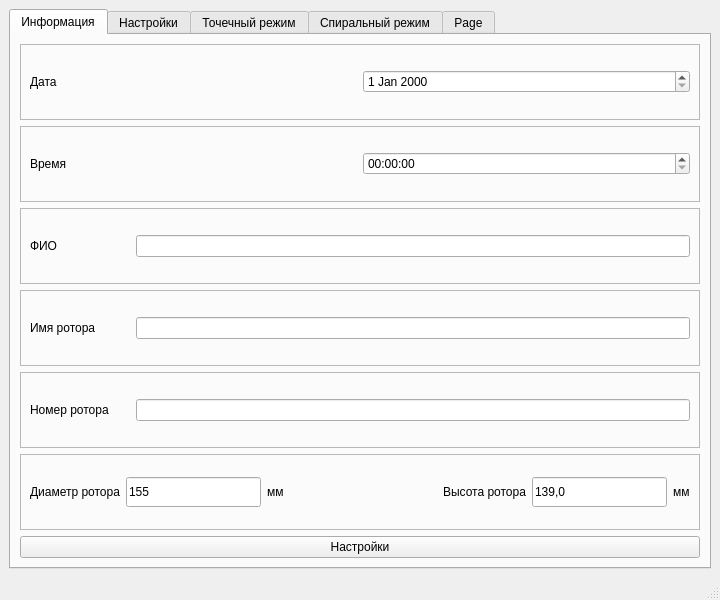
<?xml version="1.0" encoding="UTF-8"?>
<ui version="4.0">
 <class>MainWindow</class>
 <widget class="QMainWindow" name="MainWindow">
  <property name="geometry">
   <rect>
    <x>0</x>
    <y>0</y>
    <width>720</width>
    <height>600</height>
   </rect>
  </property>
  <property name="minimumSize">
   <size>
    <width>630</width>
    <height>600</height>
   </size>
  </property>
  <property name="windowTitle">
   <string>Измерения ротора</string>
  </property>
  <property name="windowIcon">
   <iconset>
    <normaloff>logo.png</normaloff>logo.png</iconset>
  </property>
  <widget class="QWidget" name="centralwidget">
   <property name="minimumSize">
    <size>
     <width>0</width>
     <height>0</height>
    </size>
   </property>
   <layout class="QHBoxLayout" name="horizontalLayout">
    <item>
     <widget class="QTabWidget" name="tabWidget">
      <property name="sizePolicy">
       <sizepolicy hsizetype="Expanding" vsizetype="Expanding">
        <horstretch>0</horstretch>
        <verstretch>5</verstretch>
       </sizepolicy>
      </property>
      <property name="currentIndex">
       <number>0</number>
      </property>
      <widget class="QWidget" name="tab1_info">
       <attribute name="title">
        <string>Информация</string>
       </attribute>
       <layout class="QVBoxLayout" name="verticalLayout">
        <item>
         <widget class="QFrame" name="tab1_frame1">
          <property name="frameShape">
           <enum>QFrame::StyledPanel</enum>
          </property>
          <property name="frameShadow">
           <enum>QFrame::Raised</enum>
          </property>
          <layout class="QHBoxLayout" name="horizontalLayout_2">
           <item>
            <widget class="QLabel" name="tab1_lbl_Date">
             <property name="text">
              <string>Дата</string>
             </property>
            </widget>
           </item>
           <item>
            <widget class="QDateEdit" name="tab1_dateEdit"/>
           </item>
          </layout>
         </widget>
        </item>
        <item>
         <widget class="QFrame" name="tab1_frame2">
          <property name="frameShape">
           <enum>QFrame::StyledPanel</enum>
          </property>
          <property name="frameShadow">
           <enum>QFrame::Raised</enum>
          </property>
          <layout class="QHBoxLayout" name="horizontalLayout_3">
           <item>
            <widget class="QLabel" name="tab1_lbl_Time">
             <property name="text">
              <string>Время</string>
             </property>
            </widget>
           </item>
           <item>
            <widget class="QTimeEdit" name="tab1_timeEdit"/>
           </item>
          </layout>
         </widget>
        </item>
        <item>
         <widget class="QFrame" name="tab1_frame3">
          <property name="frameShape">
           <enum>QFrame::StyledPanel</enum>
          </property>
          <property name="frameShadow">
           <enum>QFrame::Raised</enum>
          </property>
          <layout class="QHBoxLayout" name="horizontalLayout_4">
           <item>
            <widget class="QLabel" name="tab1_lbl_FIO">
             <property name="minimumSize">
              <size>
               <width>100</width>
               <height>0</height>
              </size>
             </property>
             <property name="text">
              <string>ФИО</string>
             </property>
            </widget>
           </item>
           <item>
            <widget class="QLineEdit" name="tab1_lEd_FIO"/>
           </item>
          </layout>
         </widget>
        </item>
        <item>
         <widget class="QFrame" name="tab1_frame4">
          <property name="frameShape">
           <enum>QFrame::StyledPanel</enum>
          </property>
          <property name="frameShadow">
           <enum>QFrame::Raised</enum>
          </property>
          <layout class="QHBoxLayout" name="horizontalLayout_5">
           <item>
            <widget class="QLabel" name="tab1_lbl_RotorName">
             <property name="minimumSize">
              <size>
               <width>100</width>
               <height>0</height>
              </size>
             </property>
             <property name="text">
              <string>Имя ротора</string>
             </property>
            </widget>
           </item>
           <item>
            <widget class="QLineEdit" name="tab1_lEd_RotorName"/>
           </item>
          </layout>
         </widget>
        </item>
        <item>
         <widget class="QFrame" name="tab1_frame5">
          <property name="frameShape">
           <enum>QFrame::StyledPanel</enum>
          </property>
          <property name="frameShadow">
           <enum>QFrame::Raised</enum>
          </property>
          <layout class="QHBoxLayout" name="horizontalLayout_6">
           <item>
            <widget class="QLabel" name="tab1_lbl_RotorNum">
             <property name="minimumSize">
              <size>
               <width>100</width>
               <height>0</height>
              </size>
             </property>
             <property name="text">
              <string>Номер ротора</string>
             </property>
            </widget>
           </item>
           <item>
            <widget class="QLineEdit" name="tab1_lEd_RotorNum"/>
           </item>
          </layout>
         </widget>
        </item>
        <item>
         <widget class="QFrame" name="tab1_frame6">
          <property name="frameShape">
           <enum>QFrame::StyledPanel</enum>
          </property>
          <property name="frameShadow">
           <enum>QFrame::Raised</enum>
          </property>
          <layout class="QHBoxLayout" name="horizontalLayout_7">
           <item>
            <widget class="QLabel" name="tab1_fr6_lbl1_RotorDiam">
             <property name="minimumSize">
              <size>
               <width>0</width>
               <height>0</height>
              </size>
             </property>
             <property name="text">
              <string>Диаметр ротора</string>
             </property>
             <property name="alignment">
              <set>Qt::AlignRight|Qt::AlignTrailing|Qt::AlignVCenter</set>
             </property>
            </widget>
           </item>
           <item>
            <widget class="QLineEdit" name="lEd_RotorDiam">
             <property name="minimumSize">
              <size>
               <width>50</width>
               <height>30</height>
              </size>
             </property>
             <property name="text">
              <string>155</string>
             </property>
            </widget>
           </item>
           <item>
            <widget class="QLabel" name="tab1_fr6_lbl1_mm">
             <property name="text">
              <string>мм</string>
             </property>
            </widget>
           </item>
           <item>
            <spacer name="tab1_fr6_hSpacer1">
             <property name="orientation">
              <enum>Qt::Horizontal</enum>
             </property>
             <property name="sizeHint" stdset="0">
              <size>
               <width>40</width>
               <height>20</height>
              </size>
             </property>
            </spacer>
           </item>
           <item>
            <widget class="QLabel" name="tab1_fr6_lbl2_RotorLen">
             <property name="minimumSize">
              <size>
               <width>100</width>
               <height>0</height>
              </size>
             </property>
             <property name="text">
              <string>Высота ротора</string>
             </property>
             <property name="alignment">
              <set>Qt::AlignRight|Qt::AlignTrailing|Qt::AlignVCenter</set>
             </property>
            </widget>
           </item>
           <item>
            <widget class="QLineEdit" name="lEd_RotorLen">
             <property name="minimumSize">
              <size>
               <width>50</width>
               <height>30</height>
              </size>
             </property>
             <property name="text">
              <string>139,0</string>
             </property>
            </widget>
           </item>
           <item>
            <widget class="QLabel" name="tab1_fr6_lbl2_mm">
             <property name="text">
              <string>мм</string>
             </property>
            </widget>
           </item>
          </layout>
         </widget>
        </item>
        <item>
         <widget class="QPushButton" name="tab1_pBtn_Setup">
          <property name="text">
           <string>Настройки</string>
          </property>
         </widget>
        </item>
       </layout>
      </widget>
      <widget class="QWidget" name="tab2_setup">
       <attribute name="title">
        <string>Настройки</string>
       </attribute>
       <layout class="QVBoxLayout" name="verticalLayout_2">
        <item>
         <widget class="QFrame" name="tab2_frame2">
          <property name="frameShape">
           <enum>QFrame::StyledPanel</enum>
          </property>
          <property name="frameShadow">
           <enum>QFrame::Raised</enum>
          </property>
          <layout class="QHBoxLayout" name="horizontalLayout_10">
           <item>
            <widget class="QLabel" name="tab2_fr3_lbl1_LinearSpeed">
             <property name="minimumSize">
              <size>
               <width>70</width>
               <height>0</height>
              </size>
             </property>
             <property name="text">
              <string>Скорость
линейного
перемещения</string>
             </property>
             <property name="alignment">
              <set>Qt::AlignRight|Qt::AlignTrailing|Qt::AlignVCenter</set>
             </property>
            </widget>
           </item>
           <item>
            <widget class="QLineEdit" name="lEd_LinearSpeed">
             <property name="minimumSize">
              <size>
               <width>50</width>
               <height>30</height>
              </size>
             </property>
             <property name="text">
              <string>100</string>
             </property>
            </widget>
           </item>
           <item>
            <widget class="QLabel" name="tab2_fr3_lbl2">
             <property name="text">
              <string>об/мин</string>
             </property>
            </widget>
           </item>
           <item>
            <spacer name="tab2_fr3_hSpacer">
             <property name="orientation">
              <enum>Qt::Horizontal</enum>
             </property>
             <property name="sizeHint" stdset="0">
              <size>
               <width>40</width>
               <height>20</height>
              </size>
             </property>
            </spacer>
           </item>
           <item>
            <widget class="QLabel" name="tab2_fr3_lbl3_RotorSpeed">
             <property name="minimumSize">
              <size>
               <width>70</width>
               <height>0</height>
              </size>
             </property>
             <property name="text">
              <string>Скорость
 вращения</string>
             </property>
             <property name="alignment">
              <set>Qt::AlignRight|Qt::AlignTrailing|Qt::AlignVCenter</set>
             </property>
            </widget>
           </item>
           <item>
            <widget class="QLineEdit" name="lEd_RotorSpeed">
             <property name="minimumSize">
              <size>
               <width>50</width>
               <height>30</height>
              </size>
             </property>
             <property name="text">
              <string>1</string>
             </property>
            </widget>
           </item>
           <item>
            <widget class="QLabel" name="tab2_fr3_lbl4">
             <property name="text">
              <string>об/мин</string>
             </property>
            </widget>
           </item>
          </layout>
         </widget>
        </item>
        <item>
         <widget class="QFrame" name="tab2_frame3_Init">
          <property name="maximumSize">
           <size>
            <width>16777215</width>
            <height>120</height>
           </size>
          </property>
          <property name="frameShape">
           <enum>QFrame::StyledPanel</enum>
          </property>
          <property name="frameShadow">
           <enum>QFrame::Raised</enum>
          </property>
          <layout class="QHBoxLayout" name="horizontalLayout_13">
           <item>
            <widget class="QPushButton" name="pBtn_Init">
             <property name="minimumSize">
              <size>
               <width>200</width>
               <height>50</height>
              </size>
             </property>
             <property name="text">
              <string>Инициализация двигателей</string>
             </property>
            </widget>
           </item>
           <item>
            <widget class="QTextBrowser" name="txtBrwser_ShowData">
             <property name="minimumSize">
              <size>
               <width>0</width>
               <height>50</height>
              </size>
             </property>
             <property name="maximumSize">
              <size>
               <width>16777215</width>
               <height>100</height>
              </size>
             </property>
            </widget>
           </item>
           <item>
            <widget class="QPushButton" name="pBtn_ShowData">
             <property name="sizePolicy">
              <sizepolicy hsizetype="Minimum" vsizetype="Fixed">
               <horstretch>0</horstretch>
               <verstretch>0</verstretch>
              </sizepolicy>
             </property>
             <property name="minimumSize">
              <size>
               <width>200</width>
               <height>50</height>
              </size>
             </property>
             <property name="text">
              <string>Показать данные
 с датчиков</string>
             </property>
            </widget>
           </item>
          </layout>
         </widget>
        </item>
        <item>
         <widget class="QFrame" name="frame">
          <property name="frameShape">
           <enum>QFrame::StyledPanel</enum>
          </property>
          <property name="frameShadow">
           <enum>QFrame::Raised</enum>
          </property>
          <layout class="QVBoxLayout" name="verticalLayout_3">
           <item>
            <widget class="QLabel" name="lbl_Data">
             <property name="text">
              <string>Данные с датчиков</string>
             </property>
            </widget>
           </item>
          </layout>
         </widget>
        </item>
        <item>
         <widget class="QFrame" name="tab2_frame4">
          <property name="frameShape">
           <enum>QFrame::StyledPanel</enum>
          </property>
          <property name="frameShadow">
           <enum>QFrame::Raised</enum>
          </property>
          <layout class="QHBoxLayout" name="horizontalLayout_8">
           <item>
            <widget class="QPushButton" name="pBtn_RotateCW">
             <property name="minimumSize">
              <size>
               <width>0</width>
               <height>50</height>
              </size>
             </property>
             <property name="text">
              <string>Вращение по часовой</string>
             </property>
             <property name="icon">
              <iconset>
               <normaloff>arrow_left.png</normaloff>arrow_left.png</iconset>
             </property>
            </widget>
           </item>
           <item>
            <widget class="QPushButton" name="pBtn_RotateCCW">
             <property name="minimumSize">
              <size>
               <width>0</width>
               <height>50</height>
              </size>
             </property>
             <property name="text">
              <string>Вращение против часовой</string>
             </property>
             <property name="icon">
              <iconset>
               <normaloff>arrow_right.png</normaloff>arrow_right.png</iconset>
             </property>
            </widget>
           </item>
          </layout>
         </widget>
        </item>
        <item>
         <widget class="QFrame" name="tab2_frame5_move">
          <property name="minimumSize">
           <size>
            <width>0</width>
            <height>70</height>
           </size>
          </property>
          <property name="maximumSize">
           <size>
            <width>16777215</width>
            <height>70</height>
           </size>
          </property>
          <property name="frameShape">
           <enum>QFrame::StyledPanel</enum>
          </property>
          <property name="frameShadow">
           <enum>QFrame::Raised</enum>
          </property>
          <layout class="QHBoxLayout" name="horizontalLayout_11">
           <item>
            <widget class="QPushButton" name="pBtn_MoveUp">
             <property name="minimumSize">
              <size>
               <width>0</width>
               <height>50</height>
              </size>
             </property>
             <property name="text">
              <string>Движение вверх</string>
             </property>
             <property name="icon">
              <iconset>
               <normaloff>arrow_up.png</normaloff>arrow_up.png</iconset>
             </property>
            </widget>
           </item>
           <item>
            <widget class="QPushButton" name="pBtn_MoveDown">
             <property name="minimumSize">
              <size>
               <width>0</width>
               <height>50</height>
              </size>
             </property>
             <property name="text">
              <string>Движение вниз</string>
             </property>
             <property name="icon">
              <iconset>
               <normaloff>arrow_down.png</normaloff>arrow_down.png</iconset>
             </property>
            </widget>
           </item>
          </layout>
         </widget>
        </item>
        <item>
         <widget class="QFrame" name="tab2_frame6_Limits">
          <property name="minimumSize">
           <size>
            <width>0</width>
            <height>70</height>
           </size>
          </property>
          <property name="maximumSize">
           <size>
            <width>16777215</width>
            <height>70</height>
           </size>
          </property>
          <property name="frameShape">
           <enum>QFrame::StyledPanel</enum>
          </property>
          <property name="frameShadow">
           <enum>QFrame::Raised</enum>
          </property>
          <layout class="QHBoxLayout" name="horizontalLayout_12">
           <item>
            <widget class="QPushButton" name="pBtn_UpperLimit">
             <property name="minimumSize">
              <size>
               <width>0</width>
               <height>50</height>
              </size>
             </property>
             <property name="text">
              <string>Верхняя граница ротора</string>
             </property>
            </widget>
           </item>
           <item>
            <widget class="QPushButton" name="pBtn_LowerLimit">
             <property name="minimumSize">
              <size>
               <width>0</width>
               <height>50</height>
              </size>
             </property>
             <property name="text">
              <string>Нижняя граница ротора</string>
             </property>
            </widget>
           </item>
          </layout>
         </widget>
        </item>
        <item>
         <widget class="QFrame" name="tab2_frame7_center">
          <property name="minimumSize">
           <size>
            <width>0</width>
            <height>70</height>
           </size>
          </property>
          <property name="maximumSize">
           <size>
            <width>16777215</width>
            <height>70</height>
           </size>
          </property>
          <property name="frameShape">
           <enum>QFrame::StyledPanel</enum>
          </property>
          <property name="frameShadow">
           <enum>QFrame::Raised</enum>
          </property>
          <layout class="QHBoxLayout" name="horizontalLayout_14">
           <item>
            <spacer name="horizontalSpacer_2">
             <property name="orientation">
              <enum>Qt::Horizontal</enum>
             </property>
             <property name="sizeHint" stdset="0">
              <size>
               <width>168</width>
               <height>20</height>
              </size>
             </property>
            </spacer>
           </item>
           <item>
            <widget class="QPushButton" name="pBtn_Center">
             <property name="minimumSize">
              <size>
               <width>300</width>
               <height>50</height>
              </size>
             </property>
             <property name="text">
              <string>Задать ноль углового отсчёта</string>
             </property>
            </widget>
           </item>
           <item>
            <spacer name="horizontalSpacer_3">
             <property name="orientation">
              <enum>Qt::Horizontal</enum>
             </property>
             <property name="sizeHint" stdset="0">
              <size>
               <width>168</width>
               <height>20</height>
              </size>
             </property>
            </spacer>
           </item>
          </layout>
         </widget>
        </item>
       </layout>
      </widget>
      <widget class="QWidget" name="tab3_precise">
       <attribute name="title">
        <string>Точечный режим</string>
       </attribute>
       <widget class="QPushButton" name="tab3_pBtn1_Rotate">
        <property name="geometry">
         <rect>
          <x>10</x>
          <y>10</y>
          <width>101</width>
          <height>51</height>
         </rect>
        </property>
        <property name="text">
         <string>Поворот</string>
        </property>
       </widget>
       <widget class="QPushButton" name="tab3_pBtn3_Stop">
        <property name="geometry">
         <rect>
          <x>10</x>
          <y>130</y>
          <width>101</width>
          <height>51</height>
         </rect>
        </property>
        <property name="text">
         <string>Стоп</string>
        </property>
       </widget>
       <widget class="QPushButton" name="tab3_pBtn2_Step">
        <property name="geometry">
         <rect>
          <x>10</x>
          <y>70</y>
          <width>101</width>
          <height>51</height>
         </rect>
        </property>
        <property name="text">
         <string>Шаг</string>
        </property>
       </widget>
       <widget class="QPushButton" name="pBtn_ScanGeneratrix">
        <property name="geometry">
         <rect>
          <x>40</x>
          <y>270</y>
          <width>211</width>
          <height>111</height>
         </rect>
        </property>
        <property name="text">
         <string>Старт</string>
        </property>
       </widget>
       <widget class="QFrame" name="tab3_frame1">
        <property name="geometry">
         <rect>
          <x>10</x>
          <y>190</y>
          <width>501</width>
          <height>50</height>
         </rect>
        </property>
        <property name="frameShape">
         <enum>QFrame::StyledPanel</enum>
        </property>
        <property name="frameShadow">
         <enum>QFrame::Raised</enum>
        </property>
        <layout class="QHBoxLayout" name="horizontalLayout_9">
         <item>
          <widget class="QLabel" name="tab5_lbl3_ScanStepGeneratrix">
           <property name="minimumSize">
            <size>
             <width>100</width>
             <height>0</height>
            </size>
           </property>
           <property name="text">
            <string>Шаг сканирования
 по образующей</string>
           </property>
          </widget>
         </item>
         <item>
          <widget class="QComboBox" name="cBox_ScanStepGeneratrix">
           <property name="minimumSize">
            <size>
             <width>100</width>
             <height>0</height>
            </size>
           </property>
           <property name="currentText">
            <string notr="true"/>
           </property>
           <property name="maxVisibleItems">
            <number>3</number>
           </property>
          </widget>
         </item>
         <item>
          <spacer name="tab5_hSpacer">
           <property name="orientation">
            <enum>Qt::Horizontal</enum>
           </property>
           <property name="sizeHint" stdset="0">
            <size>
             <width>40</width>
             <height>20</height>
            </size>
           </property>
          </spacer>
         </item>
         <item>
          <widget class="QLabel" name="tab5_lbl4_ScanStepAngle">
           <property name="minimumSize">
            <size>
             <width>100</width>
             <height>0</height>
            </size>
           </property>
           <property name="text">
            <string>Шаг сканирования
 по углу</string>
           </property>
           <property name="alignment">
            <set>Qt::AlignRight|Qt::AlignTrailing|Qt::AlignVCenter</set>
           </property>
          </widget>
         </item>
         <item>
          <widget class="QLineEdit" name="lEd_ScanStepAngle">
           <property name="minimumSize">
            <size>
             <width>50</width>
             <height>30</height>
            </size>
           </property>
           <property name="text">
            <string>1</string>
           </property>
           <property name="alignment">
            <set>Qt::AlignCenter</set>
           </property>
          </widget>
         </item>
         <item>
          <widget class="QLabel" name="tab5_lbl5_mm_3">
           <property name="minimumSize">
            <size>
             <width>30</width>
             <height>0</height>
            </size>
           </property>
           <property name="maximumSize">
            <size>
             <width>30</width>
             <height>16777215</height>
            </size>
           </property>
           <property name="text">
            <string>°    =</string>
           </property>
           <property name="alignment">
            <set>Qt::AlignLeading|Qt::AlignLeft|Qt::AlignVCenter</set>
           </property>
          </widget>
         </item>
         <item>
          <widget class="QLabel" name="tab5_lbl5_mm_2">
           <property name="minimumSize">
            <size>
             <width>50</width>
             <height>0</height>
            </size>
           </property>
           <property name="text">
            <string>1</string>
           </property>
           <property name="alignment">
            <set>Qt::AlignLeading|Qt::AlignLeft|Qt::AlignVCenter</set>
           </property>
          </widget>
         </item>
         <item>
          <widget class="QLabel" name="tab5_lbl5_mm">
           <property name="minimumSize">
            <size>
             <width>20</width>
             <height>0</height>
            </size>
           </property>
           <property name="maximumSize">
            <size>
             <width>20</width>
             <height>16777215</height>
            </size>
           </property>
           <property name="text">
            <string>мм</string>
           </property>
           <property name="alignment">
            <set>Qt::AlignLeading|Qt::AlignLeft|Qt::AlignVCenter</set>
           </property>
          </widget>
         </item>
        </layout>
       </widget>
       <widget class="QLineEdit" name="lEd_Pos">
        <property name="geometry">
         <rect>
          <x>410</x>
          <y>40</y>
          <width>101</width>
          <height>41</height>
         </rect>
        </property>
        <property name="text">
         <string>0</string>
        </property>
        <property name="alignment">
         <set>Qt::AlignCenter</set>
        </property>
       </widget>
       <widget class="QPushButton" name="pBtn_Position">
        <property name="geometry">
         <rect>
          <x>410</x>
          <y>90</y>
          <width>101</width>
          <height>51</height>
         </rect>
        </property>
        <property name="text">
         <string>Абсолютная
позиция</string>
        </property>
       </widget>
       <widget class="QLineEdit" name="lEd_Step">
        <property name="geometry">
         <rect>
          <x>120</x>
          <y>70</y>
          <width>101</width>
          <height>51</height>
         </rect>
        </property>
        <property name="text">
         <string>1000</string>
        </property>
        <property name="alignment">
         <set>Qt::AlignCenter</set>
        </property>
       </widget>
       <widget class="QLineEdit" name="lEd_Rotation">
        <property name="geometry">
         <rect>
          <x>120</x>
          <y>10</y>
          <width>101</width>
          <height>51</height>
         </rect>
        </property>
        <property name="text">
         <string>100</string>
        </property>
        <property name="alignment">
         <set>Qt::AlignCenter</set>
        </property>
       </widget>
       <widget class="QLabel" name="lbl_mkm_1">
        <property name="geometry">
         <rect>
          <x>230</x>
          <y>30</y>
          <width>47</width>
          <height>13</height>
         </rect>
        </property>
        <property name="text">
         <string>мкм</string>
        </property>
       </widget>
       <widget class="QLabel" name="lbl_mkm_2">
        <property name="geometry">
         <rect>
          <x>230</x>
          <y>90</y>
          <width>47</width>
          <height>13</height>
         </rect>
        </property>
        <property name="text">
         <string>мкм</string>
        </property>
       </widget>
       <widget class="QPushButton" name="pBtn_ScanAround">
        <property name="enabled">
         <bool>false</bool>
        </property>
        <property name="geometry">
         <rect>
          <x>290</x>
          <y>270</y>
          <width>211</width>
          <height>111</height>
         </rect>
        </property>
        <property name="text">
         <string>Стоп</string>
        </property>
       </widget>
      </widget>
      <widget class="QWidget" name="tab4_fast">
       <attribute name="title">
        <string>Спиральный режим</string>
       </attribute>
      </widget>
      <widget class="QWidget" name="tab5_result">
       <attribute name="title">
        <string>Page</string>
       </attribute>
      </widget>
     </widget>
    </item>
   </layout>
  </widget>
  <widget class="QStatusBar" name="statusbar"/>
 </widget>
 <resources/>
 <connections/>
</ui>
